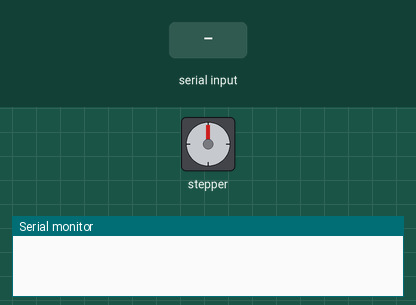
A sketch run on a simulated Arduino Uno, built with avr-gcc and run on an emulated ATmega328P. Shown: stepper motor, the last lines printed to the serial monitor. The inputs (shaded band) are chosen by the test bench. Stepper angles assume 1024 steps per turn.

Above: at 1.2 s.
1.3 s: "1" received over the second serial link
At 2.46 s:
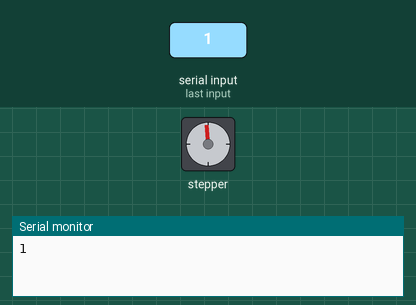
At 3.09 s:
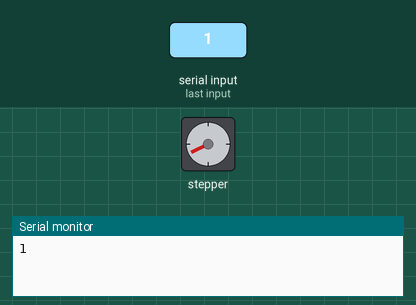
4.3 s: "0" received over the second serial link
At 5.99 s:
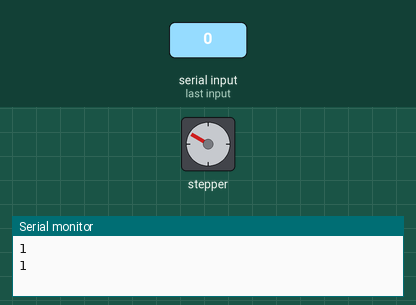
Timing chart, 0 to 9.0 s (numbered marks = the images above; inputs shaded):
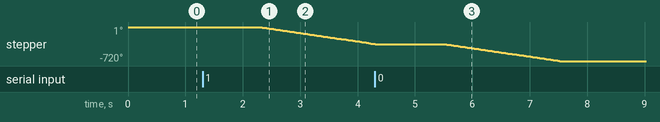

The sketch:

blt_slave_dc.ino
```cpp
#include <SoftwareSerial.h>
#include <Stepper.h>

#define IN1 8
#define IN2 9
#define IN3 10
#define IN4 11
int stepsPerRevolution = 1024;
Stepper myStepper(stepsPerRevolution, IN1, IN3, IN2, IN4);
SoftwareSerial HC05_slave(2,3); //tx,rx

String readStr;

void setup() {
  Serial.begin(9600);
  HC05_slave.begin(9600);
    myStepper.setSpeed(30);

}

void loop() {
  if (HC05_slave.available()) {
    readStr = HC05_slave.readString();
    readStr.trim();
    Serial.println(readStr.length());
    if (readStr.length()<=2) {
      myStepper.step(-stepsPerRevolution);
      delay(100);
    }
    else if (readStr.length()==6 or readStr.length() == 3) {
      myStepper.step(stepsPerRevolution);
      delay(100);
    }

  }
  delay(100);
}
```

Measured:
- after the input at 1.3 s, stepper: keeps turning counter-clockwise at about 181°/s, starting after 1.0 s
